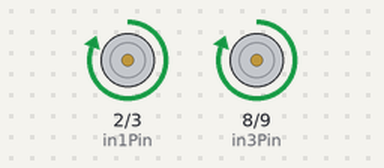
Bench run of a sketch on a simulated Arduino Uno, built with avr-gcc and run on an emulated ATmega328P. On the bench: motor-driver pin pairs drawn as motors (green arrow = first pin HIGH = forward, orange = second pin HIGH = backward, longer = more drive).

Above: at 1.0 s.
At 3.0 s:
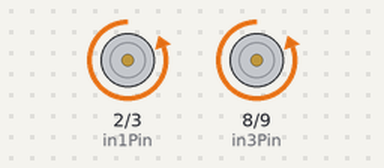
At 5.0 s:
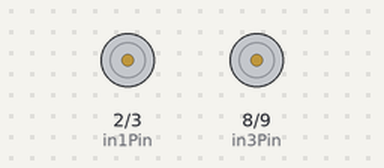
Timing chart, 0 to 7.8 s (numbered marks = the images above):
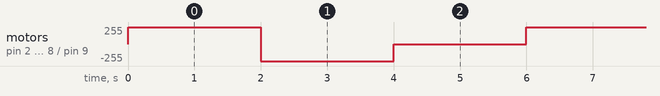

The sketch:

l298_test.ino
```cpp
const int in1Pin = 2;
const int in2Pin = 3;
const int in3Pin = 8;
const int in4Pin = 9;

void setup() {
  pinMode(in1Pin, OUTPUT);
  pinMode(in2Pin, OUTPUT);
  pinMode(in3Pin, OUTPUT);
  pinMode(in4Pin, OUTPUT);
}

void loop() {
  // Rotate the motor forward
  digitalWrite(in1Pin, HIGH);
  digitalWrite(in2Pin, LOW);
  digitalWrite(in3Pin, HIGH);
  digitalWrite(in4Pin, LOW);
  delay(2000);

  // Rotate the motor backward
  digitalWrite(in1Pin, LOW);
  digitalWrite(in2Pin, HIGH);
  digitalWrite(in3Pin, LOW);
  digitalWrite(in4Pin, HIGH);
  delay(2000);

  // Stop the motor
  digitalWrite(in1Pin, LOW);
  digitalWrite(in2Pin, LOW);
  digitalWrite(in3Pin, LOW);
  digitalWrite(in4Pin, LOW);
  delay(2000);
}
```

Measured:
- by itself, motor on pin 2 (in1Pin) / pin 3 (in2Pin), motor on pin 8 (in3Pin) / pin 9 (in4Pin): repeats every 6.0 s: backward 255/255 2.0 s, stopped 2.0 s, forward 255/255 2.0 s
